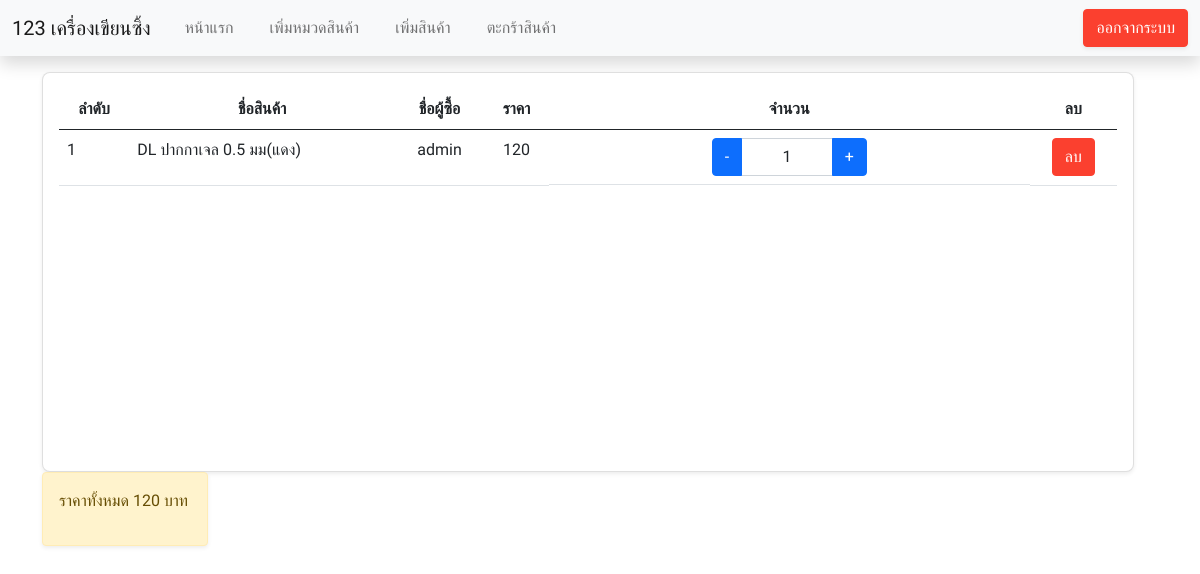
The app's page /views/collection.php (signed in) with its own data.
### tables this page shows
CREATE TABLE `item_collection` (
  `collection_id` int(11) NOT NULL,
  `item_id` int(11) NOT NULL,
  `user_id` int(11) NOT NULL,
  `item_name` varchar(50) NOT NULL,
  `image_name` varchar(50) NOT NULL,
  `item_count` int(11) NOT NULL,
  `item_prince` int(11) NOT NULL
);

CREATE TABLE `user_data` (
  `user_id` int(11) NOT NULL COMMENT 'Id user',
  `username` varchar(50) NOT NULL COMMENT 'user name',
  `password` varchar(50) NOT NULL COMMENT 'password of user',
  `role` varchar(10) NOT NULL
);

### views/collection.php (the view, shortened to what this page needs)
<!DOCTYPE html>
<html lang="en">
<head>
    <link href="https://cdn.jsdelivr.net/npm/bootstrap@5.0.2/dist/css/bootstrap.min.css" rel="stylesheet">
    <link rel="stylesheet" href="../assets/css/font.css">
    <link rel="stylesheet" href="../assets/css/style.css">
</head>
<body >
    <?php
        include "header.php";
        include "../process/connect.php";
        $iduser = $_SESSION["user_id"];
        $sql_sumprince = "SELECT SUM(item_prince) FROM item_collection WHERE user_id = $iduser";
        $many = mysqli_query($connect,$sql_sumprince);
        $how_many = mysqli_fetch_array($many);
    ?>
    <div class="container-xl my-3">
        <div class="row">
            <div class="row ">
            <div class="col-lg-12 ">
                <div class="card shadow-sm " style="min-height: 400px; ">
                    <div class="card-body">
                        <table class="table" id="table_id">
                            <thead>
                                <tr>
                                    <th class="text-center ">ลำดับ</th>
                                    <th class="text-center ">ชื่อสินค้า</th>
                                    <?php
                                        if($_SESSION["role"]=="admin"){
                                            echo '<th class="text-center ">ชื่อผู้ซื้อ</th>';
                                        }
                                    ?>
                                    <th class="text-center ">ราคา</th>
                                    <th class="text-center ">จำนวน</th>
                                    <th class="text-center ">ลบ</th>
                                </tr>
                            </thead>
                            <tbody>
                            <?php
                                include "../process/connect.php";
                                if($_SESSION["role"]=="admin"){
                                    $sql_data = "SELECT *FROM item_collection";
                                    $sql_getData = mysqli_query($connect,$sql_data);
                                    $number = 0;
                                    while($data = mysqli_fetch_array($sql_getData)){
                                        $number++;
                                        echo "<tr>" . "<td>" .$number."</td> ";
                                        $id = $data["user_id"];
                                        $sql_user = "SELECT *FROM user_data WHERE user_id = $id";
                                        $get_user = mysqli_query($connect,$sql_user);
                                        $user_data = mysqli_fetch_array($get_user);
                                        echo '<td>'.$data["item_name"]."</td>";
                                        echo '<td class="text-center">'.$user_data["username"]."</td>";
                                        echo '<td class="text-center">'.$data["item_prince"]."</td>";
                                        echo '<td class="d-flex justify-content-center">';
                                            echo '<div class="col-sm-4">';
                                                echo '<div class="input-group">';
                                                    echo '<a class="btn btn-primary" href="../process/manage_collect.php?result=down&id_collect='.$data["collection_id"].'">-</a>';
                                                    echo '<input type="text" class="form-control text-center" value="'.$data["item_count"].'">';
                                                    echo '<a class="btn btn-primary" href="../process/manage_collect.php?result=up&id_collect='.$data["collection_id"].'">+</a>';
                                                echo '</div>';
                                            echo '</div>';
                                        echo "</td>";
                                        echo '<td class="text-center">';
                                            echo '<a class="btn btn-danger" href="../process/manage_collect.php?result=del&id_collect='.$data["collection_id"].'">ลบ</a>';
                                        echo "</td>";
                                        echo '</tr>';
                                    }
                              }
                            ?>
                            </tbody>
                        </table>
                    </div>
                </div>
            </div>
        </div>
        <div class="col-sm-2">
                  <div class="alert alert-warning shadow-sm" role="alert">
                    <p>ราคาทั้งหมด <?php echo $how_many["SUM(item_prince)"];?> บาท</p>
                  </div>
                </div>
    </div>
</body>
</html>

### assets/css/style.css (style rules this page uses)
.card { border-radius: .5rem; }
.btn-danger { color: #fff; background-color: #fb402f; border-color: #fb402f; }

### records on screen
item_collection: item_name "DL ปากกาเจล 0.5 มม(แดง)", user.username "admin", item_prince "120", item_count "1"

### other values on screen
$how_many["SUM(item_prince)"] "120"
